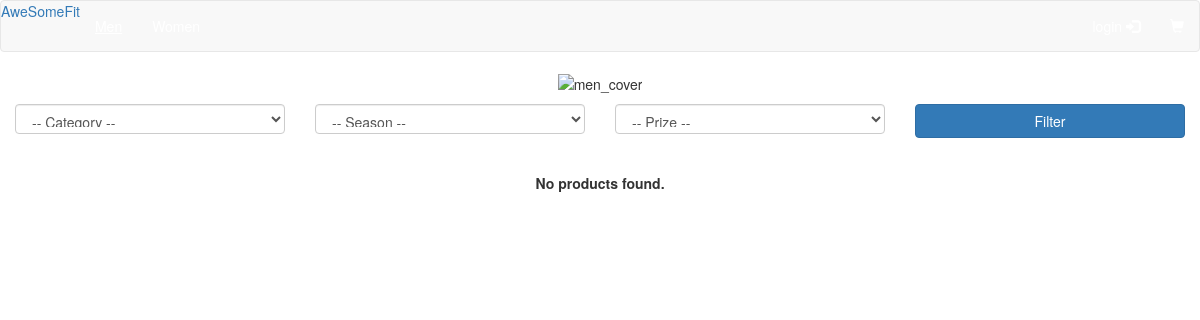
Before: /index.php/browse/openmen with the older database file.
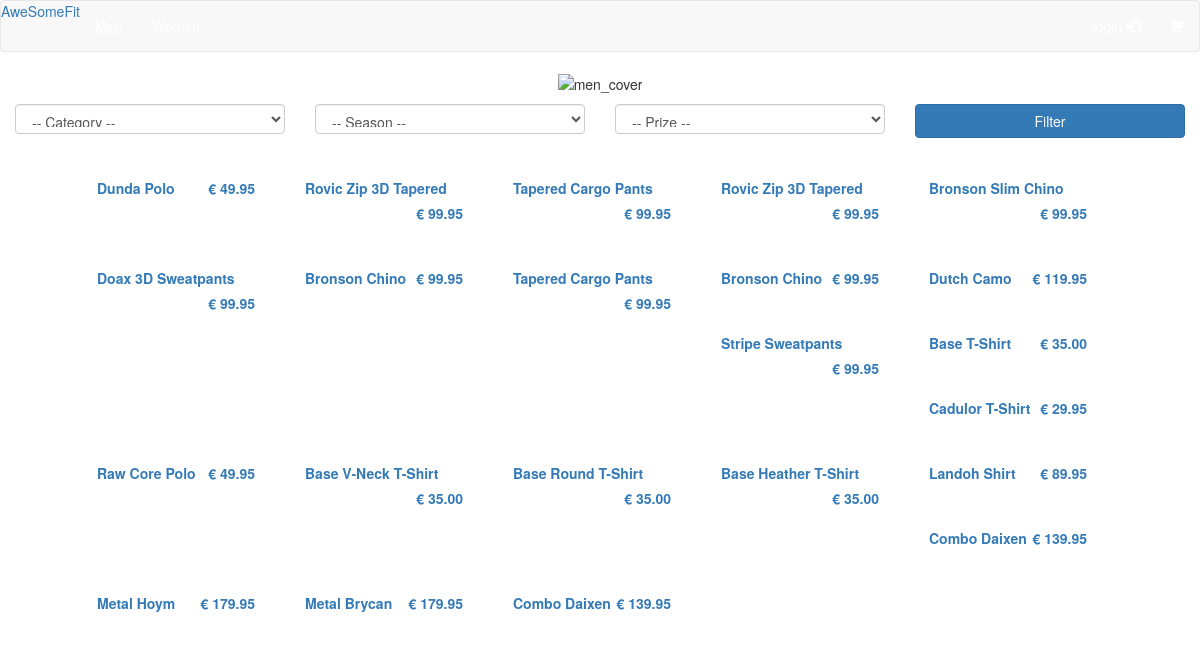
After: the same page with the newer database file.
### tables this page shows
CREATE TABLE `product` (
  `product_id` int(11) NOT NULL,
  `product_name` varchar(45) NOT NULL,
  `product_description` varchar(160) NOT NULL,
  `product_gender` enum('man','woman','unisex') NOT NULL,
  `product_price` float(5,2) NOT NULL,
  `product_type` enum('T-Shirt','Pants','Skirt','Shirt','Eyewear') NOT NULL,
  `product_season` enum('SS','FW','ND') NOT NULL
);

### application/controllers/Browse.php (called while the page is built, shortened)
<?php
class Browse extends CI_Controller {
	public function __construct() {
        $this->load->helper('url_helper');
        $this->load->helper('url');
        $this->load->model('products_model');
        $this->load->library('session');
    }
	public function openmen() {
        $data['allproducts'] = $this->products_model->get_men_types();
        $data['products'] = $this->products_model->get_products_men();
		$this->load->view('men', $data);
	}
}

### index.php (called while the page is built, shortened)
<?php
require_once BASEPATH.'core/CodeIgniter.php';

### application/models/Products_model.php (called while the page is built, shortened)
<?php
class Products_model extends CI_Model {
    public function get_men_types() {
        $this->db->group_by('product_type');
        $query = $this->db->get_where('product', "(product_gender = 'man' OR product_gender = 'unisex')");
        return $query->result_array();
    }
        public function get_products_men() {
            $query = $this->db->get_where('product', "(product_gender = 'man' OR product_gender = 'unisex')");
            return $query->result_array();
        }
}

### application/views/men.php (the view, shortened to what this page needs)
<!DOCTYPE html>
<html>
<head>
    <link rel="stylesheet" href="https://maxcdn.bootstrapcdn.com/bootstrap/3.3.7/css/bootstrap.min.css">
    <link rel="stylesheet" href="<?php echo base_url(); ?>assets/css/global.css">
</head>
<body>
    <nav class="navbar navbar-default" role="navigation">
  <div class="navbar-header">
    <a class="navbar-ASF" href="<?php echo base_url(); ?>home">AweSomeFit</a>
  </div>
  <div class="navbar-collapse collapse">
    <ul class="nav navbar-nav navbar-left">
        <li><a href="<?php echo base_url(); ?>browse/openmen" style="color: #FFFFFF;" onmouseover="this.style.color='#AAAAAA'" onmouseout="this.style.color='#FFFFFF'"><u>Men</u></a></li>
        <li><a href="<?php echo base_url(); ?>browse/openwomen" style="color: #FFFFFF;" onmouseover="this.style.color='#AAAAAA'" onmouseout="this.style.color='#FFFFFF'">Women</a></li>
    </ul>
    <ul class="nav navbar-nav navbar-right">
     <?php if(isset($_SESSION["user_id"])) {
        echo "<li><a href=\"".base_url()."profile/open_profile\" style=\"color: #FFFFFF;\" onmouseover=\"this.style.color='#AAAAAA'\" onmouseout=\"this.style.color='#FFFFFF'\"><i class=\"glyphicon glyphicon-user\"></i>  Profile</a></li>";
    }
      else {
        echo "<li><a href=\"".base_url()."login\" style=\"color: #FFFFFF;\" onmouseover=\"this.style.color='#AAAAAA'\" onmouseout=\"this.style.color='#FFFFFF'\">login  <i class=\"glyphicon glyphicon-log-in\"></i></a></li>";
      }
    ?>
      <li><a href="<?php echo base_url(); ?>cart/open_cart" style="color: #FFFFFF;" onmouseover="this.style.color='#AAAAAA'" onmouseout="this.style.color='#FFFFFF'"><i class="glyphicon glyphicon-shopping-cart"></i></a></li>
    </ul>
  </div>
</nav>
    <div class="col-xs-12 col-sm-12 col-md-12 col-lg-12" align="center" style="margin-bottom: 10px;">
        <img src="<?php echo base_url(); ?>assets/img/Men.png" style="width: 100%;" alt="men_cover">
    </div>
    <div class="row" style="margin-left: auto; margin-right: auto; margin-bottom: 10px;">
        <form action="<?php echo base_url(); ?>browse/filtermen"  method="POST">
         <div class="col-xs-12 col-sm-12 col-md-3 col-lg-3">
            <select class="form-control" name="type" style="width: 100%; height: 30px;">
                <option selected>-- Category --</option>
            </select>
        </div>
        <div class="col-xs-12 col-sm-12 col-md-3 col-lg-3">
            <select class="form-control" name="season" style="width: 100%; height: 30px;">
                <option selected>-- Season --</option>
            </select>
        </div>
        <div class="col-xs-12 col-sm-12 col-md-3 col-lg-3">
            <select class="form-control" name="price" style="width: 100%; height: 30px;">
                <option selected>-- Prize --</option>
            </select>
        </div>
        <div class="col-xs-12 col-sm-12 col-md-3 col-lg-3">
            <button type="submit" class="btn btn-primary" style="width: 100%;">Filter</button>
        </div>
    </form>
</div>
<div class="row" style="margin-left: 6%; margin-right: auto;">
    <?php foreach ($products as $product_item): ?>
       <a href = "<?php echo base_url(); ?>browse/visualize/<?php echo $product_item['product_id']; ?>">
        <div class="col-xs-12 col-sm-12 col-md-2 col-lg-2" style="margin: 10px;">
           <img src="<?php echo base_url(); ?>assets/img/products/<?php echo $product_item['product_id']; ?>.png" style="width: 100%;" alt=""><br>
            <label><?php echo $product_item['product_name']; ?></label>
            <label style="float: right;">€ <?php echo $product_item['product_price']; ?></label>
        </div>
    </a>
    <?php endforeach; ?>
    </div>
<?php if (!$products) { ?>
       <div class="row" style="margin-top: 25px; text-align: center;">
           <label><b>No products found.</b></label>
       </div>
    <?php } ?>
</body>
</html>

Changed rows visible on the page:
added product: product_name "Dunda Polo", product_price "49.95"
added product: product_name "Rovic Zip 3D Tapered", product_price "99.95"
added product: product_name "Tapered Cargo Pants", product_price "99.95"
added product: product_name "Rovic Zip 3D Tapered", product_price "99.95"
added product: product_name "Bronson Slim Chino", product_price "99.95"
added product: product_name "Doax 3D Sweatpants", product_price "99.95"
added product: product_name "Bronson Chino", product_price "99.95"
added product: product_name "Tapered Cargo Pants", product_price "99.95"
added product: product_name "Bronson Chino", product_price "99.95"
added product: product_name "Dutch Camo", product_price "119.95"
added product: product_name "Stripe Sweatpants", product_price "99.95"
added product: product_name "Base T-Shirt", product_price "35.00"
added product: product_name "Cadulor T-Shirt", product_price "29.95"
added product: product_name "Raw Core Polo", product_price "49.95"
added product: product_name "Base V-Neck T-Shirt", product_price "35.00"
added product: product_name "Base Round T-Shirt", product_price "35.00"
added product: product_name "Base Heather T-Shirt", product_price "35.00"
added product: product_name "Landoh Shirt", product_price "89.95"
added product: product_name "Combo Daixen", product_price "139.95"
added product: product_name "Metal Hoym", product_price "179.95"
added product: product_name "Metal Brycan", product_price "179.95"
added product: product_name "Combo Daixen", product_price "139.95"
Other visible differences:
text no longer shown: "No products found."
